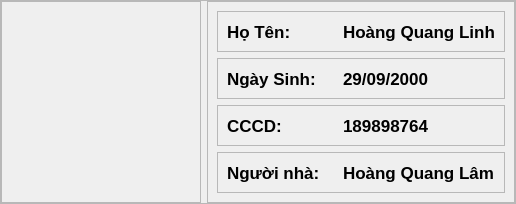
            <widget class="QFrame" name="frame_2">
             <property name="maximumSize">
              <size>
               <width>16777215</width>
               <height>210</height>
              </size>
             </property>
             <property name="frameShape">
              <enum>QFrame::StyledPanel</enum>
             </property>
             <property name="frameShadow">
              <enum>QFrame::Raised</enum>
             </property>
             <layout class="QHBoxLayout" name="horizontalLayout">
              <property name="leftMargin">
               <number>0</number>
              </property>
              <property name="topMargin">
               <number>0</number>
              </property>
              <property name="rightMargin">
               <number>0</number>
              </property>
              <property name="bottomMargin">
               <number>0</number>
              </property>
              <item>
               <widget class="QFrame" name="frame_7">
                <property name="maximumSize">
                 <size>
                  <width>200</width>
                  <height>16777215</height>
                 </size>
                </property>
                <property name="frameShape">
                 <enum>QFrame::StyledPanel</enum>
                </property>
                <property name="frameShadow">
                 <enum>QFrame::Raised</enum>
                </property>
                <layout class="QVBoxLayout" name="verticalLayout_2">
                 <property name="spacing">
                  <number>0</number>
                 </property>
                 <property name="leftMargin">
                  <number>0</number>
                 </property>
                 <property name="topMargin">
                  <number>0</number>
                 </property>
                 <property name="rightMargin">
                  <number>0</number>
                 </property>
                 <property name="bottomMargin">
                  <number>0</number>
                 </property>
                 <item>
                  <widget class="QLabel" name="label">
                   <property name="minimumSize">
                    <size>
                     <width>200</width>
                     <height>200</height>
                    </size>
                   </property>
                   <property name="maximumSize">
                    <size>
                     <width>200</width>
                     <height>200</height>
                    </size>
                   </property>
                   <property name="text">
                    <string/>
                   </property>
                   <property name="pixmap">
                    <pixmap resource="../../resources.qrc">:/images/res/drawable/icons/vatar.jpg</pixmap>
                   </property>
                   <property name="scaledContents">
                    <bool>true</bool>
                   </property>
                  </widget>
                 </item>
                </layout>
               </widget>
              </item>
              <item>
               <widget class="QFrame" name="frame_8">
                <property name="frameShape">
                 <enum>QFrame::StyledPanel</enum>
                </property>
                <property name="frameShadow">
                 <enum>QFrame::Raised</enum>
                </property>
                <layout class="QVBoxLayout" name="verticalLayout_3">
                 <item>
                  <widget class="QFrame" name="frame_9">
                   <property name="frameShape">
                    <enum>QFrame::StyledPanel</enum>
                   </property>
                   <property name="frameShadow">
                    <enum>QFrame::Raised</enum>
                   </property>
                   <layout class="QHBoxLayout" name="horizontalLayout_2">
                    <item>
                     <widget class="QLabel" name="label_2">
                      <property name="minimumSize">
                       <size>
                        <width>110</width>
                        <height>0</height>
                       </size>
                      </property>
                      <property name="maximumSize">
                       <size>
                        <width>110</width>
                        <height>16777215</height>
                       </size>
                      </property>
                      <property name="font">
                       <font>
                        <pointsize>13</pointsize>
                        <weight>75</weight>
                        <bold>true</bold>
                       </font>
                      </property>
                      <property name="text">
                       <string>Họ Tên:</string>
                      </property>
                     </widget>
                    </item>
                    <item>
                     <widget class="QLabel" name="lbName">
                      <property name="font">
                       <font>
                        <pointsize>13</pointsize>
                        <weight>75</weight>
                        <bold>true</bold>
                       </font>
                      </property>
                      <property name="text">
                       <string>Hoàng Quang Linh</string>
                      </property>
                     </widget>
                    </item>
                   </layout>
                  </widget>
                 </item>
                 <item>
                  <widget class="QFrame" name="frame_10">
                   <property name="frameShape">
                    <enum>QFrame::StyledPanel</enum>
                   </property>
                   <property name="frameShadow">
                    <enum>QFrame::Raised</enum>
                   </property>
                   <layout class="QHBoxLayout" name="horizontalLayout_3">
                    <item>
                     <widget class="QLabel" name="label_4">
                      <property name="minimumSize">
                       <size>
                        <width>110</width>
                        <height>0</height>
                       </size>
                      </property>
                      <property name="maximumSize">
                       <size>
                        <width>110</width>
                        <height>16777215</height>
                       </size>
                      </property>
                      <property name="font">
                       <font>
                        <pointsize>13</pointsize>
                        <weight>75</weight>
                        <bold>true</bold>
                       </font>
                      </property>
                      <property name="text">
                       <string>Ngày Sinh:</string>
                      </property>
                     </widget>
                    </item>
                    <item>
                     <widget class="QLabel" name="lbBirday">
                      <property name="font">
                       <font>
                        <pointsize>13</pointsize>
                        <weight>75</weight>
                        <bold>true</bold>
                       </font>
                      </property>
                      <property name="text">
                       <string>29/09/2000</string>
                      </property>
                     </widget>
                    </item>
                   </layout>
                  </widget>
                 </item>
                 <item>
                  <widget class="QFrame" name="frame_11">
                   <property name="frameShape">
                    <enum>QFrame::StyledPanel</enum>
                   </property>
                   <property name="frameShadow">
                    <enum>QFrame::Raised</enum>
                   </property>
                   <layout class="QHBoxLayout" name="horizontalLayout_4">
                    <item>
                     <widget class="QLabel" name="label_6">
                      <property name="minimumSize">
                       <size>
                        <width>110</width>
                        <height>0</height>
                       </size>
                      </property>
                      <property name="maximumSize">
                       <size>
                        <width>110</width>
                        <height>16777215</height>
                       </size>
                      </property>
                      <property name="font">
                       <font>
                        <pointsize>13</pointsize>
                        <weight>75</weight>
                        <bold>true</bold>
                       </font>
                      </property>
                      <property name="text">
                       <string>CCCD:</string>
                      </property>
                     </widget>
                    </item>
                    <item>
                     <widget class="QLabel" name="lbCCCD">
                      <property name="font">
                       <font>
                        <pointsize>13</pointsize>
                        <weight>75</weight>
                        <bold>true</bold>
                       </font>
                      </property>
                      <property name="text">
                       <string>189898764</string>
                      </property>
                     </widget>
                    </item>
                   </layout>
                  </widget>
                 </item>
                 <item>
                  <widget class="QFrame" name="frame_19">
                   <property name="frameShape">
                    <enum>QFrame::StyledPanel</enum>
                   </property>
                   <property name="frameShadow">
                    <enum>QFrame::Raised</enum>
                   </property>
                   <layout class="QHBoxLayout" name="horizontalLayout_8">
                    <item>
                     <widget class="QLabel" name="label_10">
                      <property name="minimumSize">
                       <size>
                        <width>110</width>
                        <height>0</height>
                       </size>
                      </property>
                      <property name="maximumSize">
                       <size>
                        <width>110</width>
                        <height>16777215</height>
                       </size>
                      </property>
                      <property name="font">
                       <font>
                        <pointsize>13</pointsize>
                        <weight>75</weight>
                        <bold>true</bold>
                       </font>
                      </property>
                      <property name="text">
                       <string>Người nhà:</string>
                      </property>
                     </widget>
                    </item>
                    <item>
                     <widget class="QLabel" name="lbNameRelatives">
                      <property name="font">
                       <font>
                        <pointsize>13</pointsize>
                        <weight>75</weight>
                        <bold>true</bold>
                       </font>
                      </property>
                      <property name="text">
                       <string>Hoàng Quang Lâm</string>
                      </property>
                     </widget>
                    </item>
                   </layout>
                  </widget>
                 </item>
                </layout>
               </widget>
              </item>
             </layout>
            </widget>
